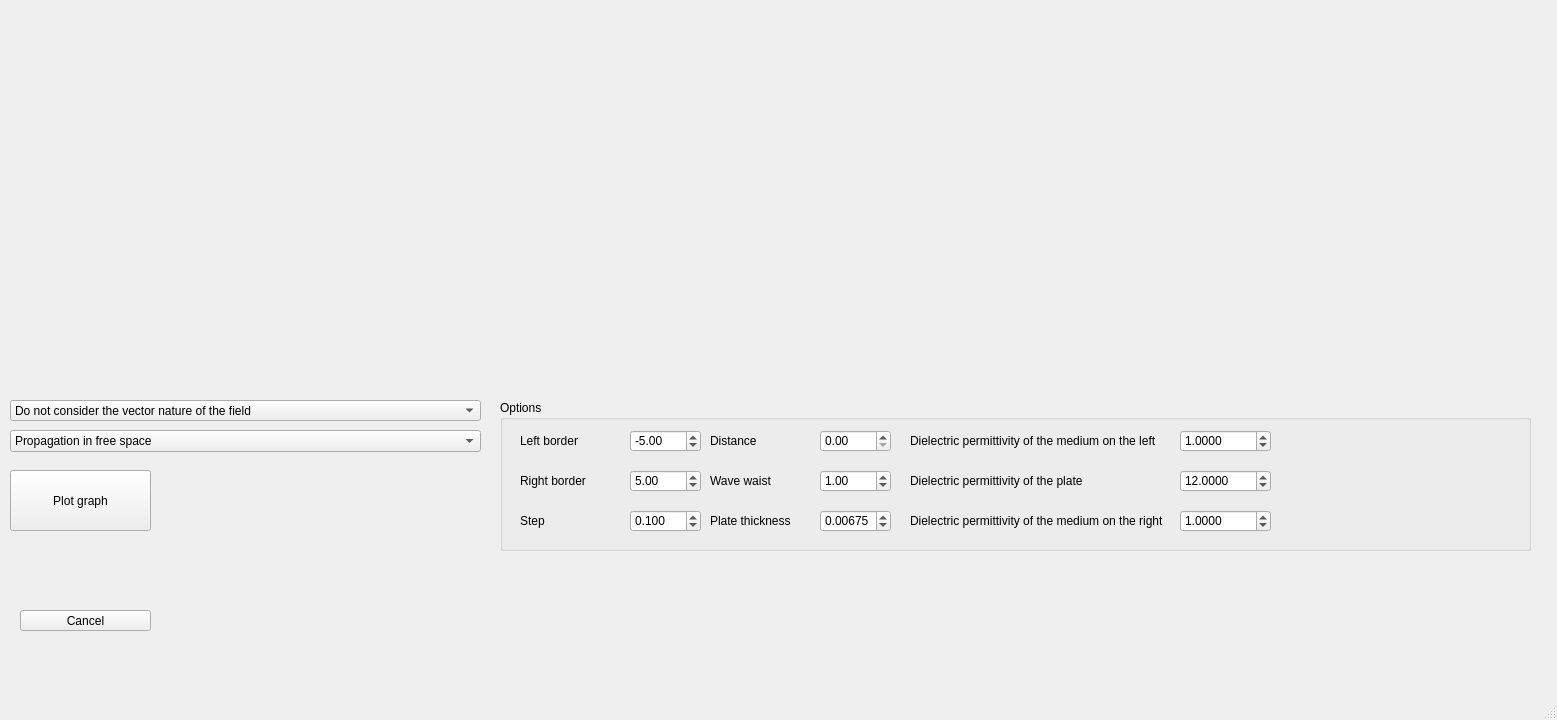
<?xml version="1.0" encoding="UTF-8"?>
<ui version="4.0">
 <class>MainWindow</class>
 <widget class="QMainWindow" name="MainWindow">
  <property name="geometry">
   <rect>
    <x>0</x>
    <y>0</y>
    <width>1557</width>
    <height>720</height>
   </rect>
  </property>
  <property name="windowTitle">
   <string>MainWindow</string>
  </property>
  <widget class="QWidget" name="centralwidget">
   <widget class="QWidget" name="verticalLayoutWidget">
    <property name="geometry">
     <rect>
      <x>0</x>
      <y>0</y>
      <width>501</width>
      <height>391</height>
     </rect>
    </property>
    <layout class="QVBoxLayout" name="form_for_graph_1" stretch="0">
     <property name="spacing">
      <number>6</number>
     </property>
     <property name="sizeConstraint">
      <enum>QLayout::SetDefaultConstraint</enum>
     </property>
     <item>
      <layout class="QVBoxLayout" name="form_for_tools_1">
       <property name="sizeConstraint">
        <enum>QLayout::SetDefaultConstraint</enum>
       </property>
      </layout>
     </item>
    </layout>
   </widget>
   <widget class="QComboBox" name="vector">
    <property name="geometry">
     <rect>
      <x>10</x>
      <y>400</y>
      <width>471</width>
      <height>21</height>
     </rect>
    </property>
    <item>
     <property name="text">
      <string>Do not consider the vector nature of the field</string>
     </property>
    </item>
    <item>
     <property name="text">
      <string>Consider the vector nature of the field</string>
     </property>
    </item>
   </widget>
   <widget class="QGroupBox" name="groupBox">
    <property name="geometry">
     <rect>
      <x>500</x>
      <y>400</y>
      <width>1031</width>
      <height>151</height>
     </rect>
    </property>
    <property name="title">
     <string>Options</string>
    </property>
    <widget class="QDoubleSpinBox" name="left_border">
     <property name="geometry">
      <rect>
       <x>130</x>
       <y>30</y>
       <width>71</width>
       <height>22</height>
      </rect>
     </property>
     <property name="minimum">
      <double>-100.000000000000000</double>
     </property>
     <property name="maximum">
      <double>0.000000000000000</double>
     </property>
     <property name="value">
      <double>-5.000000000000000</double>
     </property>
    </widget>
    <widget class="QLabel" name="label">
     <property name="geometry">
      <rect>
       <x>20</x>
       <y>30</y>
       <width>101</width>
       <height>21</height>
      </rect>
     </property>
     <property name="text">
      <string>Left border</string>
     </property>
    </widget>
    <widget class="QDoubleSpinBox" name="right_border">
     <property name="geometry">
      <rect>
       <x>130</x>
       <y>70</y>
       <width>71</width>
       <height>22</height>
      </rect>
     </property>
     <property name="maximum">
      <double>100.000000000000000</double>
     </property>
     <property name="value">
      <double>5.000000000000000</double>
     </property>
    </widget>
    <widget class="QLabel" name="label_2">
     <property name="geometry">
      <rect>
       <x>20</x>
       <y>70</y>
       <width>101</width>
       <height>21</height>
      </rect>
     </property>
     <property name="text">
      <string>Right border</string>
     </property>
    </widget>
    <widget class="QDoubleSpinBox" name="step">
     <property name="geometry">
      <rect>
       <x>130</x>
       <y>110</y>
       <width>71</width>
       <height>22</height>
      </rect>
     </property>
     <property name="decimals">
      <number>3</number>
     </property>
     <property name="minimum">
      <double>0.001000000000000</double>
     </property>
     <property name="maximum">
      <double>10.000000000000000</double>
     </property>
     <property name="singleStep">
      <double>0.010000000000000</double>
     </property>
     <property name="value">
      <double>0.100000000000000</double>
     </property>
    </widget>
    <widget class="QLabel" name="label_3">
     <property name="geometry">
      <rect>
       <x>20</x>
       <y>110</y>
       <width>101</width>
       <height>21</height>
      </rect>
     </property>
     <property name="text">
      <string>Step</string>
     </property>
    </widget>
    <widget class="QLabel" name="label_4">
     <property name="geometry">
      <rect>
       <x>210</x>
       <y>30</y>
       <width>101</width>
       <height>21</height>
      </rect>
     </property>
     <property name="text">
      <string>Distance</string>
     </property>
    </widget>
    <widget class="QDoubleSpinBox" name="distance">
     <property name="geometry">
      <rect>
       <x>320</x>
       <y>30</y>
       <width>71</width>
       <height>22</height>
      </rect>
     </property>
     <property name="decimals">
      <number>2</number>
     </property>
     <property name="maximum">
      <double>10000.000000000000000</double>
     </property>
    </widget>
    <widget class="QDoubleSpinBox" name="wave_waist">
     <property name="geometry">
      <rect>
       <x>320</x>
       <y>70</y>
       <width>71</width>
       <height>22</height>
      </rect>
     </property>
     <property name="minimum">
      <double>0.100000000000000</double>
     </property>
     <property name="maximum">
      <double>100.000000000000000</double>
     </property>
     <property name="singleStep">
      <double>0.100000000000000</double>
     </property>
     <property name="value">
      <double>1.000000000000000</double>
     </property>
    </widget>
    <widget class="QLabel" name="label_5">
     <property name="geometry">
      <rect>
       <x>210</x>
       <y>70</y>
       <width>101</width>
       <height>21</height>
      </rect>
     </property>
     <property name="text">
      <string>Wave waist</string>
     </property>
    </widget>
    <widget class="QLabel" name="label_6">
     <property name="geometry">
      <rect>
       <x>210</x>
       <y>110</y>
       <width>101</width>
       <height>21</height>
      </rect>
     </property>
     <property name="text">
      <string>Plate thickness</string>
     </property>
    </widget>
    <widget class="QDoubleSpinBox" name="plate_thickness">
     <property name="geometry">
      <rect>
       <x>320</x>
       <y>110</y>
       <width>71</width>
       <height>22</height>
      </rect>
     </property>
     <property name="decimals">
      <number>5</number>
     </property>
     <property name="minimum">
      <double>0.000000000000000</double>
     </property>
     <property name="maximum">
      <double>1000.000000000000000</double>
     </property>
     <property name="singleStep">
      <double>0.000010000000000</double>
     </property>
     <property name="value">
      <double>0.006750000000000</double>
     </property>
    </widget>
    <widget class="QLabel" name="label_7">
     <property name="geometry">
      <rect>
       <x>410</x>
       <y>30</y>
       <width>261</width>
       <height>21</height>
      </rect>
     </property>
     <property name="text">
      <string>Dielectric permittivity of the medium on the left</string>
     </property>
    </widget>
    <widget class="QLabel" name="label_8">
     <property name="geometry">
      <rect>
       <x>410</x>
       <y>70</y>
       <width>261</width>
       <height>21</height>
      </rect>
     </property>
     <property name="text">
      <string>Dielectric permittivity of the plate</string>
     </property>
    </widget>
    <widget class="QLabel" name="label_9">
     <property name="geometry">
      <rect>
       <x>410</x>
       <y>110</y>
       <width>261</width>
       <height>21</height>
      </rect>
     </property>
     <property name="text">
      <string>Dielectric permittivity of the medium on the right</string>
     </property>
    </widget>
    <widget class="QDoubleSpinBox" name="epsilon_1">
     <property name="geometry">
      <rect>
       <x>680</x>
       <y>30</y>
       <width>91</width>
       <height>22</height>
      </rect>
     </property>
     <property name="decimals">
      <number>4</number>
     </property>
     <property name="minimum">
      <double>0.000000000000000</double>
     </property>
     <property name="value">
      <double>1.000000000000000</double>
     </property>
    </widget>
    <widget class="QDoubleSpinBox" name="epsilon_2">
     <property name="geometry">
      <rect>
       <x>680</x>
       <y>70</y>
       <width>91</width>
       <height>22</height>
      </rect>
     </property>
     <property name="decimals">
      <number>4</number>
     </property>
     <property name="minimum">
      <double>0.000000000000000</double>
     </property>
     <property name="value">
      <double>12.000000000000000</double>
     </property>
    </widget>
    <widget class="QDoubleSpinBox" name="epsilon_3">
     <property name="geometry">
      <rect>
       <x>680</x>
       <y>110</y>
       <width>91</width>
       <height>22</height>
      </rect>
     </property>
     <property name="decimals">
      <number>4</number>
     </property>
     <property name="minimum">
      <double>0.000000000000000</double>
     </property>
     <property name="value">
      <double>1.000000000000000</double>
     </property>
    </widget>
   </widget>
   <widget class="QComboBox" name="graph_axis">
    <property name="geometry">
     <rect>
      <x>10</x>
      <y>430</y>
      <width>471</width>
      <height>22</height>
     </rect>
    </property>
    <item>
     <property name="text">
      <string>Propagation in free space</string>
     </property>
    </item>
   </widget>
   <widget class="QPushButton" name="build_graph">
    <property name="geometry">
     <rect>
      <x>10</x>
      <y>470</y>
      <width>141</width>
      <height>61</height>
     </rect>
    </property>
    <property name="text">
     <string>Plot graph</string>
    </property>
   </widget>
   <widget class="QWidget" name="verticalLayoutWidget_2">
    <property name="geometry">
     <rect>
      <x>510</x>
      <y>0</y>
      <width>501</width>
      <height>391</height>
     </rect>
    </property>
    <layout class="QVBoxLayout" name="form_for_graph_2">
     <item>
      <layout class="QVBoxLayout" name="form_for_tools_2"/>
     </item>
    </layout>
   </widget>
   <widget class="QWidget" name="verticalLayoutWidget_4">
    <property name="geometry">
     <rect>
      <x>1020</x>
      <y>0</y>
      <width>511</width>
      <height>391</height>
     </rect>
    </property>
    <layout class="QVBoxLayout" name="form_for_graph_3">
     <item>
      <layout class="QVBoxLayout" name="form_for_tools_3"/>
     </item>
    </layout>
   </widget>
   <widget class="QPushButton" name="exit_button">
    <property name="geometry">
     <rect>
      <x>20</x>
      <y>610</y>
      <width>131</width>
      <height>21</height>
     </rect>
    </property>
    <property name="text">
     <string>Cancel</string>
    </property>
   </widget>
  </widget>
  <widget class="QMenuBar" name="menubar">
   <property name="geometry">
    <rect>
     <x>0</x>
     <y>0</y>
     <width>1557</width>
     <height>21</height>
    </rect>
   </property>
  </widget>
  <widget class="QStatusBar" name="statusbar"/>
 </widget>
 <resources/>
 <connections/>
</ui>
